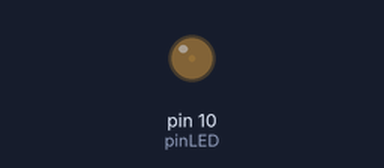
This sketch was run on a simulated Arduino Uno, built with avr-gcc and run on an emulated ATmega328P. On the bench: output pins drawn as LEDs (lit = HIGH).

Above: at 0.05 s.
At 1.15 s:
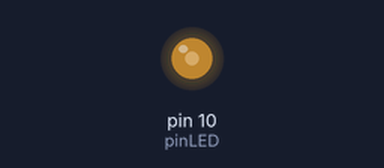
At 2.3 s:
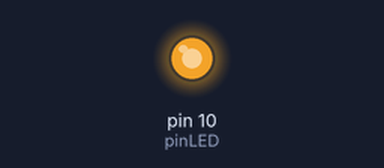
At 4.6 s:
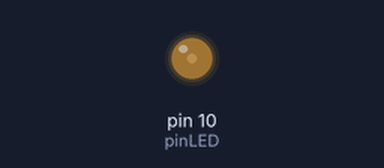
Timing chart, 0 to 6.7 s (numbered marks = the images above):
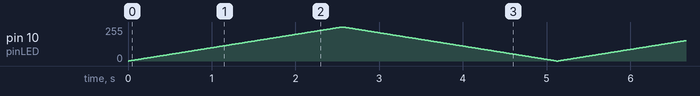

The sketch:

PWMauto.ino
```cpp
int pinLED = 10;                //Conectamos el LED al pin 10

void setup() {
  pinMode(pinLED,OUTPUT);       //Configuramos el pin del LED
}

void loop() {

  for(int i = 0; i <= 255; i++){
      analogWrite(pinLED,i);    //Incrementamos la intensidad del LED
      delay(10);
  }

  for(int i = 255; i >= 0; i--){
      analogWrite(pinLED,i);    //Decrementamos la intensidad del LED
      delay(10);
  }

}
```
